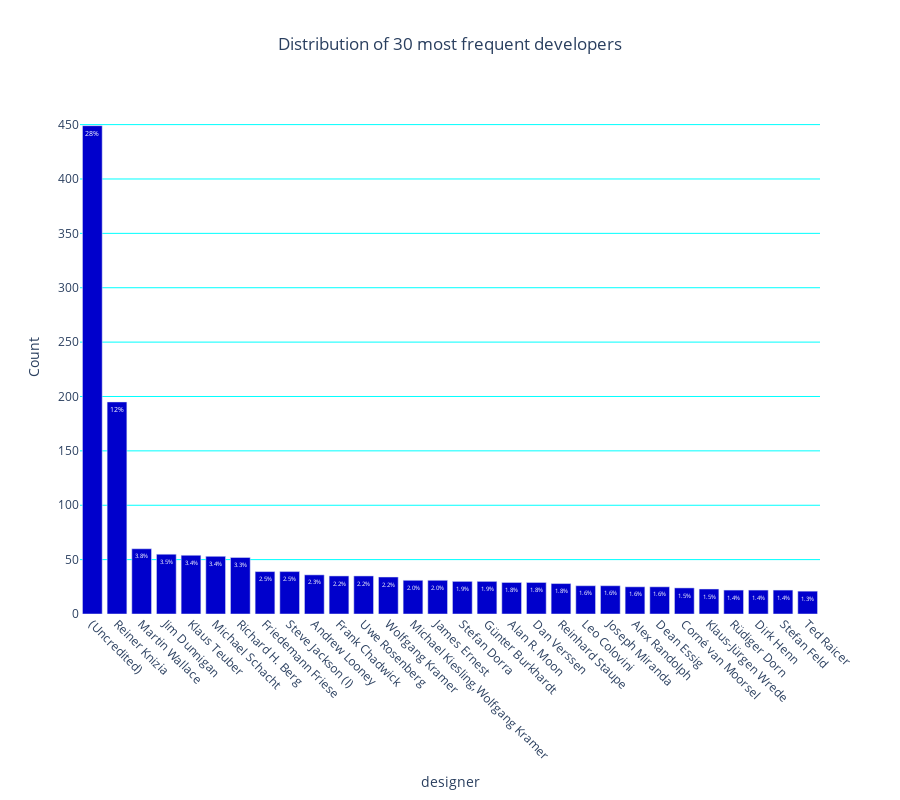

Notebook code for this chart:
### Code cell
#Prepare dataframe for vizualization
prod_dev = df.designer.value_counts().head(30).reset_index()
prod_dev.columns = ['designer', 'Count']
prod_dev['prct'] = prod_dev['Count'] / sum(prod_dev['Count'])*100
#Create a barplot
fig = px.bar(prod_dev, y = 'Count', x = 'designer', 
             height=800, title = 'Distribution of 30 most frequent developers', text = 'prct')

fig.update_xaxes(tickangle=45, showgrid=False)
fig.update_yaxes(gridcolor = '#00FFFF')
fig.update_layout(plot_bgcolor='white', title_x=0.5)
fig.update_traces(opacity = 1, marker_color = '#0000cc',
                 texttemplate='%{text:.2s}%', textposition='inside', 
                  outsidetextfont = {'color' : 'white', 'size' : 12}, textangle=0)

### Figure 1 — Plotly figure (JSON) as saved in the notebook; plotly's stock layout.template omitted (floating-point values rounded to 4 significant figures)
{"data": [{"alignmentgroup": "True", "hovertemplate": "designer=%{x}<br>Count=%{y}<br>prct=%{text}<extra></extra>", "legendgroup": "", "marker": {"color": "#0000cc"}, "name": "", "offsetgroup": "", "opacity": 1, "orientation": "v", "outsidetextfont": {"color": "white", "size": 12}, "showlegend": false, "text": [28.42, 12.34, 3.797, 3.481, 3.418, 3.354, 3.291, 2.468, 2.468, 2.278, 2.215, 2.215, 2.152, 1.962, 1.962, 1.899, 1.899, 1.835, 1.835, 1.772, 1.646, 1.646, 1.582, 1.582, 1.519, 1.456, 1.392, 1.392, 1.392, 1.329], "textangle": 0, "textposition": "inside", "texttemplate": "%{text:.2s}%", "type": "bar", "x": ["(Uncredited)", "Reiner Knizia", "Martin Wallace", "Jim Dunnigan", "Klaus Teuber", "Michael Schacht", "Richard H. Berg", "Friedemann Friese", "Steve Jackson (I)", "Andrew Looney", "Frank Chadwick", "Uwe Rosenberg", "Wolfgang Kramer", "Michael Kiesling,Wolfgang Kramer", "James Ernest", "Stefan Dorra", "Günter Burkhardt", "Alan R. Moon", "Dan Verssen", "Reinhard Staupe", "Leo Colovini", "Joseph Miranda", "Alex Randolph", "Dean Essig", "Corné van Moorsel", "Klaus-Jürgen Wrede", "Rüdiger Dorn", "Dirk Henn", "Stefan Feld", "Ted Raicer"], "xaxis": "x", "y": [449, 195, 60, 55, 54, 53, 52, 39, 39, 36, 35, 35, 34, 31, 31, 30, 30, 29, 29, 28, 26, 26, 25, 25, 24, 23, 22, 22, 22, 21], "yaxis": "y"}], "layout": {"barmode": "relative", "height": 800, "legend": {"tracegroupgap": 0}, "plot_bgcolor": "white", "title": {"text": "Distribution of 30 most frequent developers", "x": 0.5}, "xaxis": {"anchor": "y", "domain": [0, 1], "showgrid": false, "tickangle": 45, "title": {"text": "designer"}}, "yaxis": {"anchor": "x", "domain": [0, 1], "gridcolor": "#00FFFF", "title": {"text": "Count"}}}}
